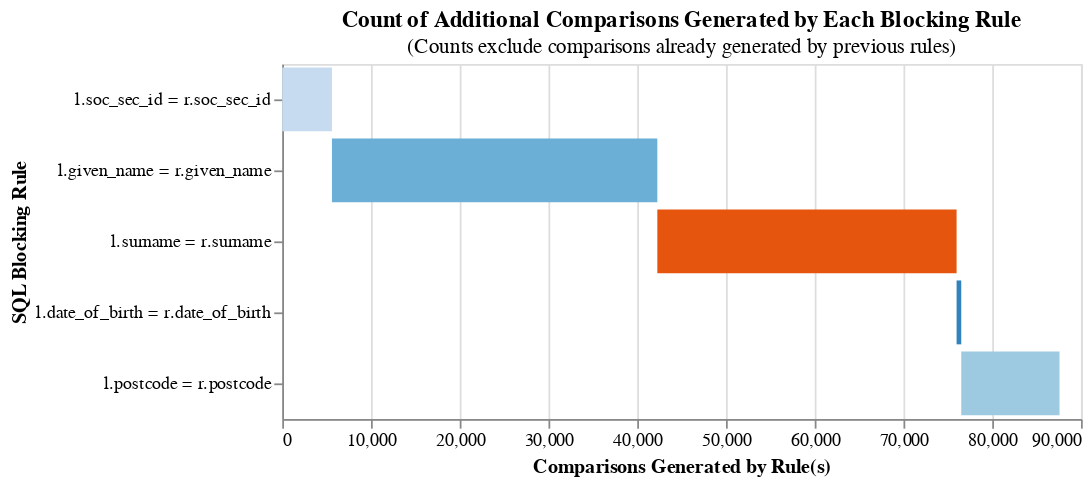

The cell this chart's notebook holds for it:
### Code cell
potential_blocking_rules = [
        "l.soc_sec_id = r.soc_sec_id",
        "l.given_name = r.given_name",
        "l.surname = r.surname",
        "l.date_of_birth = r.date_of_birth",
        "l.postcode = r.postcode"
]
linker.cumulative_num_comparisons_from_blocking_rules_chart(potential_blocking_rules)

### Figure 1 — Vega-Lite specification as saved in the notebook (floating-point values rounded to 4 significant figures)
{"$schema": "https://vega.github.io/schema/vega-lite/v5.json", "config": {"header": {"title": null}, "mark": {"tooltip": null}, "title": {"anchor": "middle"}, "view": {"height": 200, "width": 450}}, "data": {"values": [{"cartesian": 12497500, "cumulative_rows": 5601, "reduction_ratio": "The rolling reduction ratio with your given blocking rule(s) is 1.0. \nThis represents the reduction in the total number of comparisons due to your rule(s).", "row_count": 5601, "rule": "l.soc_sec_id = r.soc_sec_id", "start": 0}, {"cartesian": 12497500, "cumulative_rows": 42265, "reduction_ratio": "The rolling reduction ratio with your given blocking rule(s) is 0.997. \nThis represents the reduction in the total number of comparisons due to your rule(s).", "row_count": 36664, "rule": "l.given_name = r.given_name", "start": 5601}, {"cartesian": 12497500, "cumulative_rows": 75984, "reduction_ratio": "The rolling reduction ratio with your given blocking rule(s) is 0.994. \nThis represents the reduction in the total number of comparisons due to your rule(s).", "row_count": 33719, "rule": "l.surname = r.surname", "start": 42265}, {"cartesian": 12497500, "cumulative_rows": 76509, "reduction_ratio": "The rolling reduction ratio with your given blocking rule(s) is 0.994. \nThis represents the reduction in the total number of comparisons due to your rule(s).", "row_count": 525, "rule": "l.date_of_birth = r.date_of_birth", "start": 75984}, {"cartesian": 12497500, "cumulative_rows": 87583, "reduction_ratio": "The rolling reduction ratio with your given blocking rule(s) is 0.993. \nThis represents the reduction in the total number of comparisons due to your rule(s).", "row_count": 11074, "rule": "l.postcode = r.postcode", "start": 76509}]}, "encoding": {"color": {"field": "rule", "legend": null, "scale": {"scheme": "category20c"}}, "order": {"field": "cumulative_rows"}, "tooltip": [{"field": "rule", "title": "SQL Condition", "type": "nominal"}, {"field": "row_count", "format": ",", "title": "Comparisons Generated", "type": "quantitative"}, {"field": "cumulative_rows", "format": ",", "title": "Cumulative Comparisons", "type": "quantitative"}, {"field": "cartesian", "format": ",", "title": "Cartesian Product of Input Data", "type": "quantitative"}, {"field": "reduction_ratio", "title": "Reduction Ratio (cumulative rows/cartesian product)", "type": "ordinal"}], "x": {"field": "start", "title": "Comparisons Generated by Rule(s)", "type": "quantitative"}, "x2": {"field": "cumulative_rows"}, "y": {"field": "rule", "sort": "-x2", "title": "SQL Blocking Rule"}}, "mark": "bar", "title": {"subtitle": "(Counts exclude comparisons already generated by previous rules)", "text": "Count of Additional Comparisons Generated by Each Blocking Rule"}}
